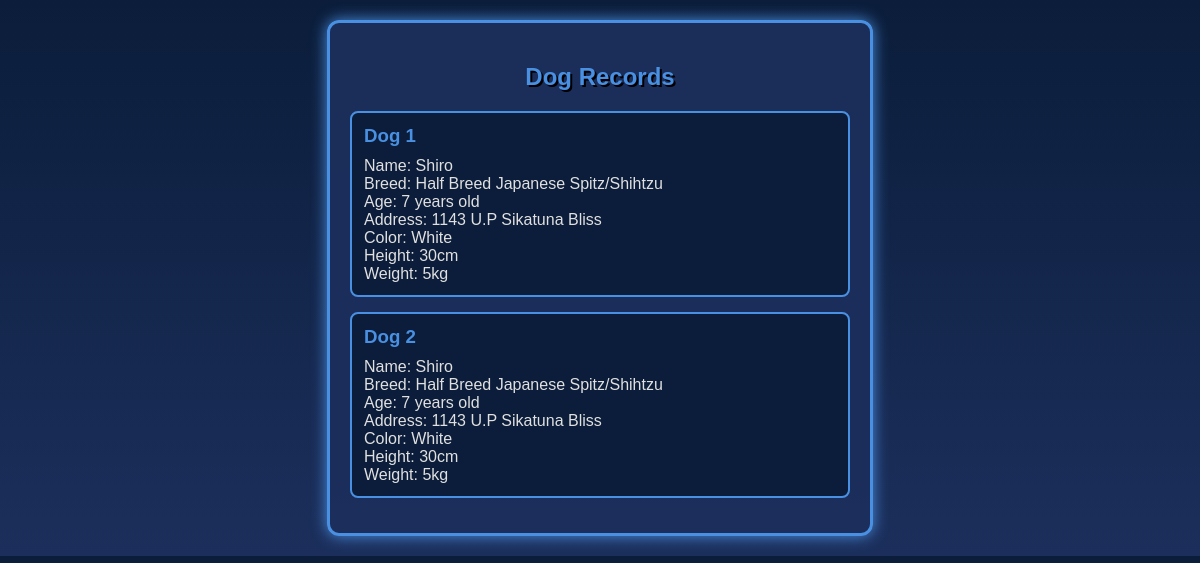
Screenshot of /FA6Bondoc/DogView.php with the database file from the repository.
### tables this page shows
CREATE TABLE `dogs` (
  `id` int(11) NOT NULL,
  `name` varchar(50) DEFAULT NULL,
  `breed` varchar(50) DEFAULT NULL,
  `age` varchar(20) DEFAULT NULL,
  `address` varchar(100) DEFAULT NULL,
  `color` varchar(30) DEFAULT NULL,
  `height` varchar(20) DEFAULT NULL,
  `weight` varchar(20) DEFAULT NULL
);

### FA6Bondoc/DogView.php (the view, shortened to what this page needs)
<?php
$servername = "localhost";
$username   = "root";
$password   = "";
$dbname     = "dogdb";
$conn = new mysqli($servername, $username, $password, $dbname);
$sql = "SELECT * FROM dogs";
$result = $conn->query($sql);
?>
<!DOCTYPE html>
<html>
<head>
</head>
<body>
<div class="box">
<h2>Dog Records</h2>
<?php
if ($result->num_rows > 0) {
    $count = 1;
    while($row = $result->fetch_assoc()) {
        echo "<div class='record'>";
        echo "<h3>Dog {$count}</h3>";
        echo "Name: " . htmlspecialchars($row["name"]) . "<br>";
        echo "Breed: " . htmlspecialchars($row["breed"]) . "<br>";
        echo "Age: " . htmlspecialchars($row["age"]) . "<br>";
        echo "Address: " . htmlspecialchars($row["address"]) . "<br>";
        echo "Color: " . htmlspecialchars($row["color"]) . "<br>";
        echo "Height: " . htmlspecialchars($row["height"]) . "<br>";
        echo "Weight: " . htmlspecialchars($row["weight"]) . "<br>";
        echo "</div>";
        $count++;
    }
} else {
    echo "<p>No dog records found.</p>";
}
?>
</div>
</body>
</html>

### FA6Bondoc/DogView.php (style rules this page uses)
body { font-family: "Impact","Verdana","Arial Black",sans-serif; background: linear-gradient(to bottom, #0b1d3a, #1c2f5c); color: #e0e0e0; }
.box { width: 500px; background-color: rgba(28,47,92,0.95); margin: 20px auto; padding: 20px; border: 3px solid #4a90e2; border-radius: 12px; box-shadow: 0px 0px 15px #4a90e2; }
h2 { text-align: center; color: #4a90e2; text-shadow: 2px 2px #000; }
.record { border: 2px solid #4a90e2; border-radius: 8px; padding: 12px; margin-bottom: 15px; background-color: #0b1d3a; }
.record h3 { margin: 0 0 10px 0; color: #4a90e2; }

### rows the page displays
dogs: name "Shiro", breed "Half Breed Japanese Spitz/Shihtzu", age "7 years old", address "1143 U.P Sikatuna Bliss", color "White", height "30cm", weight "5kg"
dogs: name "Shiro", breed "Half Breed Japanese Spitz/Shihtzu", age "7 years old", address "1143 U.P Sikatuna Bliss", color "White", height "30cm", weight "5kg"
